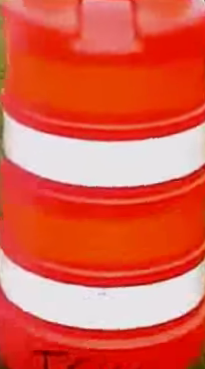
#> input picture Akhil_CH20B076/barrel.png, 205 x 369 px
$ python Q2_solution.py
#> lines starting #> are read from the running program, lines starting #| are printed output that depends on the picture; after the words box and inside, x2 and y2 are one past the last pixel; in counts of white or black regions, pixels touching at a corner belong together; pictures that were not available may be replaced by others from this repository, and a replacement may not be noted
"""
CV-Session-1 Assignment
Question-2 Solution

By: P Akhil Reddy
Roll No: CH20B076
Contact: 8074147570
Email: ch20b076@smail.iitm.ac.in

Problem Statement: Template Matching using Histograms
"""
import cv2

#reads the input image
img = cv2.imread('barrel.png')
#> img is the input picture: shape (369, 205, 3); mean B, G, R 74, 93.5, 224.6

#converting the image to HSV color space using cvtColor function
cv2.cvtColor(img, cv2.COLOR_BGR2HSV)

#plots the histogram of img and then normalisation is done
img_hist = cv2.calcHist([img], [0, 1], None, [180, 255], [0, 180, 0, 255])
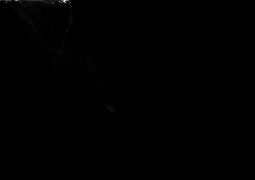
#> img_hist: shape (180, 255) float32; min 0, max 705, mean 1.3; drawn with min black and max white
cv2.normalize(img_hist, img_hist, 0, 255, cv2.NORM_MINMAX)
#> img_hist: shape (180, 255) float32; 16.37% of pixels changed, all inside (x1, y1, x2, y2) = (0, 0, 209, 180)

#create a videocapture object and open the .mp4 file
vid = cv2.VideoCapture('video.mp4')

#print the error message if the video is not opened
if  (vid.isOpened()==False):
    print ("file can't be opened due to some error")


while (vid.isOpened()):

    #read frame by frame of the video
    ret, frame = vid.read()
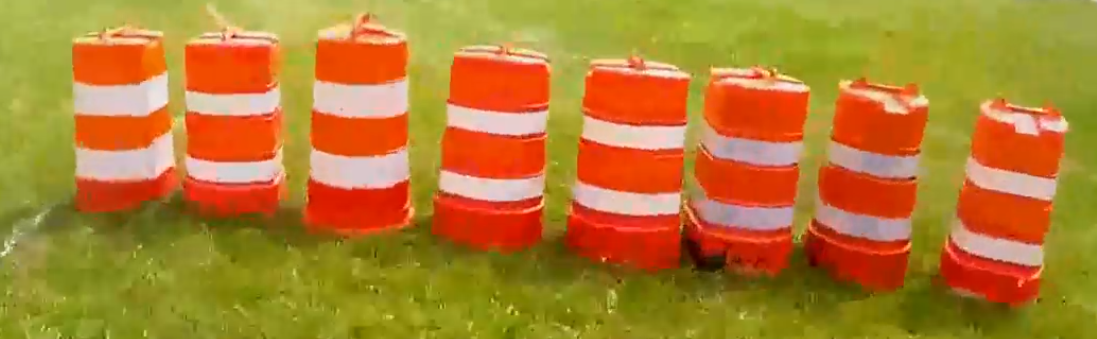
#> input picture Original.png, 1097 x 339 px, given in place of video.mp4, which was not available
#> frame is the input picture: shape (339, 1097, 3); mean B, G, R 48.3, 126.2, 177.4

    if ret:

        frame_hsv = cv2.cvtColor(frame, cv2.COLOR_BGR2HSV)
#> frame_hsv: shape (339, 1097, 3); mean H, S, V 24.5, 190.2, 179.4
        #converts the frame to hsv

        res = cv2.calcBackProject([frame_hsv], [0, 1], img_hist, [0, 180, 0, 256], 1)
        #calculates the backproject of the img_hist

        disc = cv2.getStructuringElement(cv2.MORPH_ELLIPSE, (5, 5))
        cv2.filter2D(res, -1, disc, res) #res is the matrix obtained after back projection
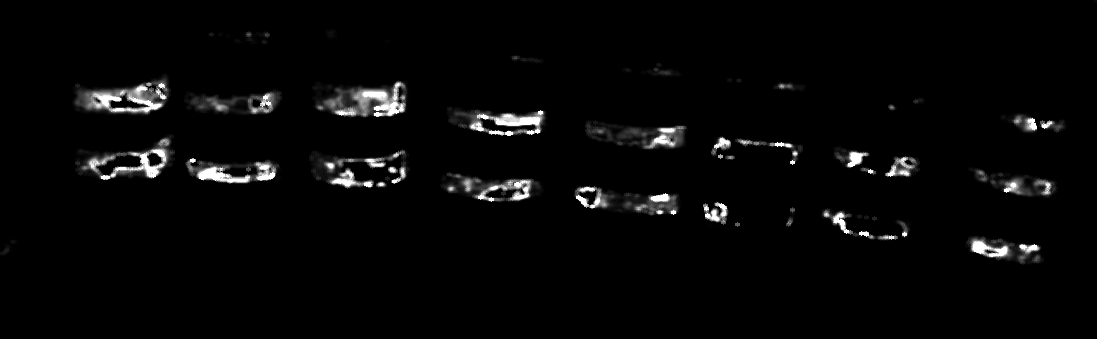
#> res: shape (339, 1097); min 0, max 255, mean 7.1

        #now we do the three thresholds
        retr, thresh1 = cv2.threshold(res, 240, 255, cv2.THRESH_BINARY)
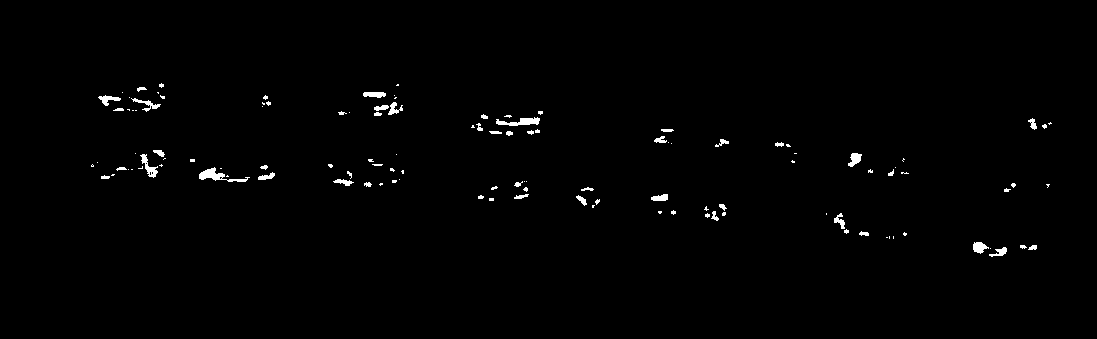
#> thresh1: shape (339, 1097); 0.91% white; 120 white regions (76 under 20 px), largest, box (x1, y1, x2, y2) and area: (199, 167, 250, 182) 266, (496, 117, 540, 126) 219, (140, 154, 158, 178) 156
        retg, thresh2 = cv2.threshold(res, 40, 255, cv2.THRESH_BINARY)
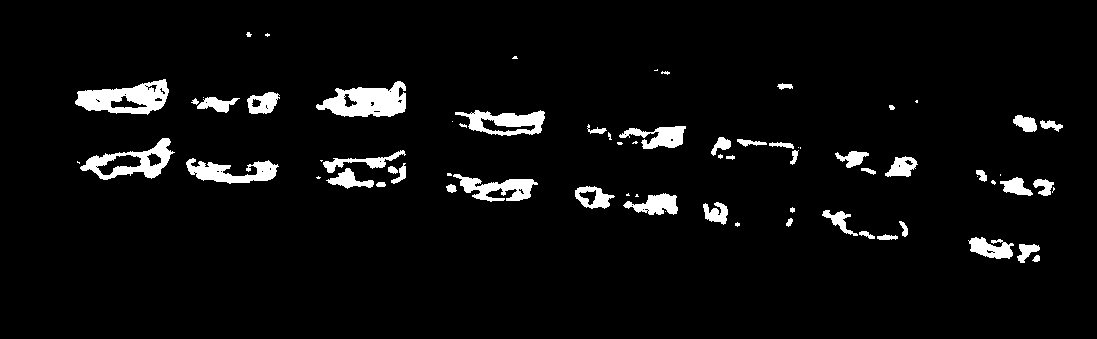
#> thresh2: shape (339, 1097); 4.8% white; 71 white regions (24 under 20 px), largest, box (x1, y1, x2, y2) and area: (316, 81, 406, 117) 2016, (75, 79, 169, 115) 1931, (80, 138, 175, 180) 1442
        retb, thresh3 = cv2.threshold(res, 0, 40, cv2.THRESH_TOZERO_INV)
#> thresh3: shape (339, 1097); every value is 0

        #merge the three thresholds and perform a bitwise or of 'final' with the target image
        final = cv2.merge((thresh1, thresh2, thresh3))
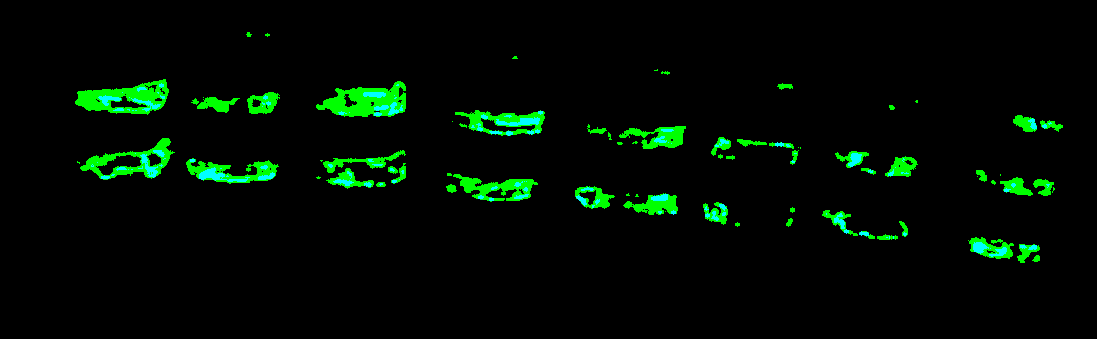
#> final: shape (339, 1097, 3); mean of channels 0, 1, 2 2.3, 12.2, 0; drawn as B, G, R
        result = cv2.bitwise_or(final, frame_hsv)
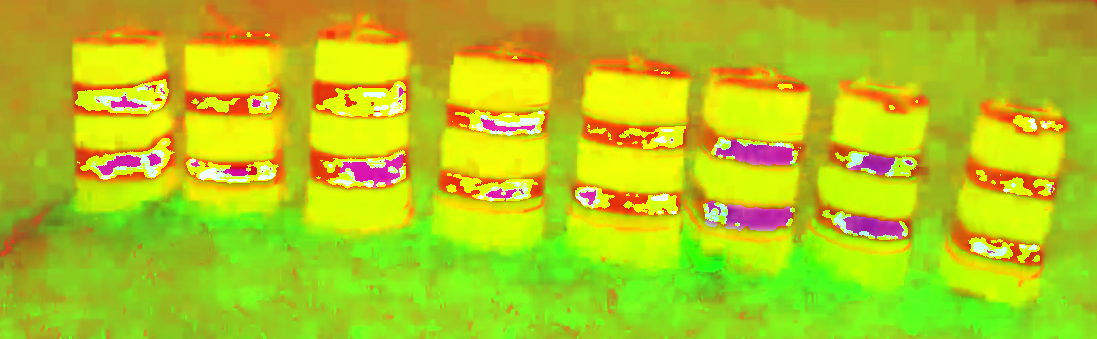
#> result: shape (339, 1097, 3); mean of channels 0, 1, 2 26.6, 200.2, 179.4; drawn as B, G, R

        #show result
        cv2.imshow("Back Projection, press q to exit", result)

        #press Q to exit
        if cv2.waitKey(25) & 0xFF == ord('q'):
#> (key q is pressed here)
            break
    else:
        break

vid.release()
cv2.destroyAllWindows()
